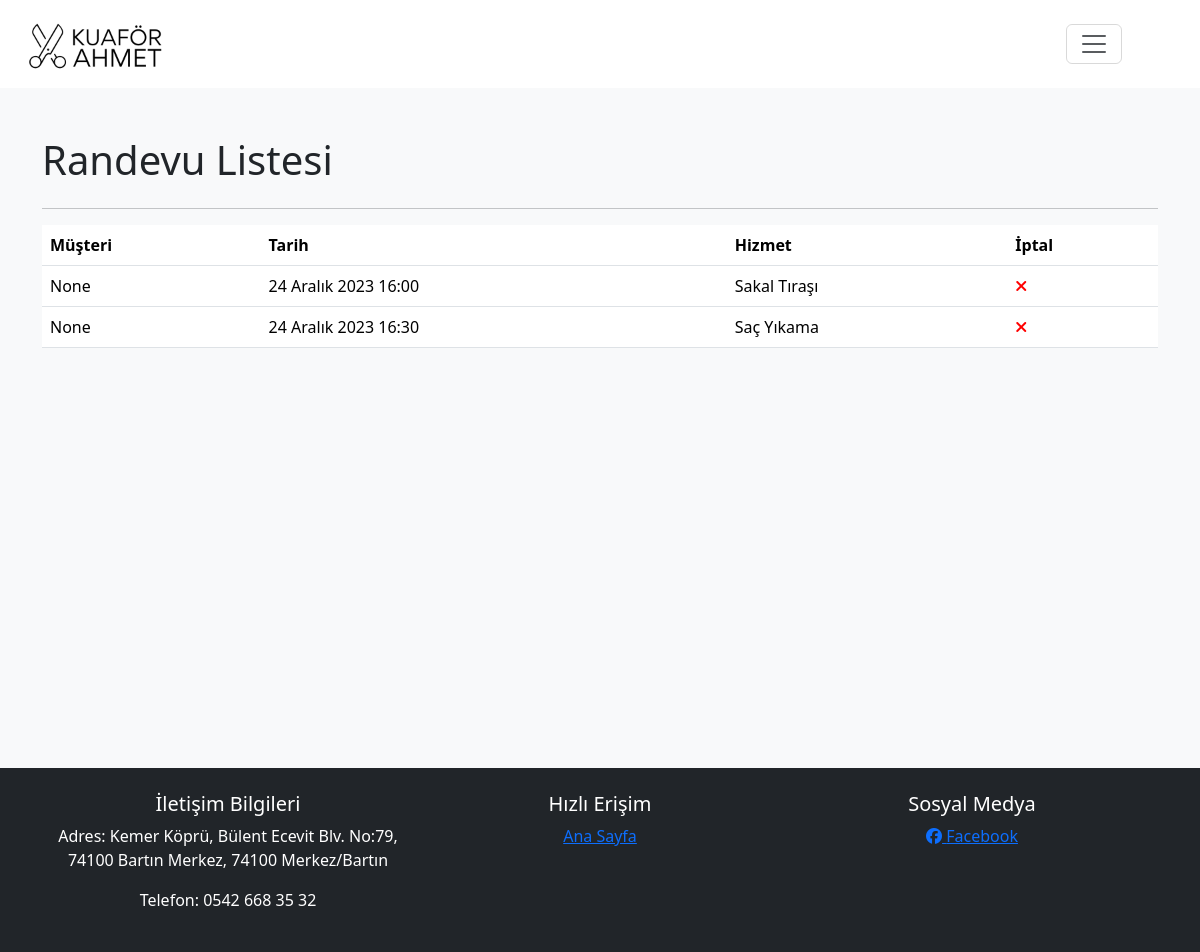
The page /allrandevu (signed in) on the database its author committed.
### berberAhmetApp/models.py (models this page shows, shortened)
class Randevu(models.Model):
    Müsteri = models.ForeignKey(AppUser, verbose_name=("Müşteri"), on_delete=models.CASCADE, null=True)
    Tarih = models.DateTimeField(verbose_name=("Tarih"), null=True)
    createdAt = models.DateTimeField(auto_now=True, null=True)
    hizmet = models.ForeignKey(Hizmetler, verbose_name=("Hizmet"), on_delete=models.CASCADE, null=True)
    description = models.CharField(("Açıklama"),blank=True, null=True, max_length=30,default=" ")

class Hizmetler(models.Model):
    avatar = models.FileField(("Hizmet Avatar"), upload_to="uploads", null=True, blank=True)
    hizmet = models.CharField(("Hizmet"), max_length=20)
    fiyat = models.CharField(("Fiyat"), max_length=10)
    createdAt = models.DateTimeField(auto_now=True, null=True)
    def __str__(self):
        return str(self.hizmet)

### berberAhmetApp/views.py (the view)
# urls.py: path("allrandevu", allrandevu, name="allrandevu"),
def allrandevu(request):
    if not request.user.is_superuser:
        return redirect("404")
    randevular = Randevu.objects.all().order_by('Tarih')
    context = {}
    context["randevular"] = randevular
    return render(request, "allrandevu.html",context)

### berberAhmetApp/templates/allrandevu.html (shortened to what this page needs)
{% extends "base.html" %}
{% load static %}
{% block content %}
{% load exp_tags %}
<div class="container mt-5">
    <h1 class="mb-4">Randevu Listesi</h1>
    <hr>
    <table class="table" style="margin-bottom:420px;">
        <thead>
            <tr>
                <th scope="col">Müşteri</th>
                <th scope="col">Tarih</th>
                <th scope="col">Hizmet</th>
                <th scope="col">İptal</th>
            </tr>
        </thead>
        <tbody >
            {% for randevu in randevular %}
            <tr>
                <td>
                    {% if randevu.Müsteri.is_superuser %} {{randevu.description}}</td>
                    {% else %}<a href="{% url 'profil' randevu.Müsteri.id %}">
                    {{ randevu.Müsteri.first_name }} {{ randevu.Müsteri.last_name }} </a></td>{% endif %}
                <td>{{ randevu.Tarih }}</td>
                <td>{{ randevu.hizmet }}</td>
                <td class=""><a href="{% url 'iptalRandevu' randevu.id%}"> <i class="fa-solid fa-xmark" style="color: #ff0000;"></i></a></td>
            </tr>
            {% empty %}
            <tr>
                <td colspan="4">Henüz randevu bulunmamaktadır.</td>
            </tr>
            {% endfor %}
        </tbody>
    </table>
</div>
{% endblock content %}

### rows shown on the page
Randevu: description "None", Tarih "24 Aralık 2023 16:00", hizmet "Sakal Tıraşı"
Randevu: description "None", Tarih "24 Aralık 2023 16:30", hizmet "Saç Yıkama"
